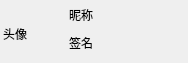
<?xml version="1.0" encoding="UTF-8"?>
<ui version="4.0">
 <class>EveryFriendWidget</class>
 <widget class="QWidget" name="EveryFriendWidget">
  <property name="geometry">
   <rect>
    <x>0</x>
    <y>0</y>
    <width>188</width>
    <height>63</height>
   </rect>
  </property>
  <property name="minimumSize">
   <size>
    <width>0</width>
    <height>44</height>
   </size>
  </property>
  <property name="windowTitle">
   <string>Form</string>
  </property>
  <widget class="QWidget" name="">
   <property name="geometry">
    <rect>
     <x>69</x>
     <y>3</y>
     <width>111</width>
     <height>51</height>
    </rect>
   </property>
   <layout class="QVBoxLayout" name="verticalLayout">
    <item>
     <widget class="QLabel" name="nickNameLabel">
      <property name="text">
       <string>昵称</string>
      </property>
     </widget>
    </item>
    <item>
     <widget class="QLabel" name="remarkLlabel">
      <property name="text">
       <string>签名</string>
      </property>
     </widget>
    </item>
   </layout>
  </widget>
  <widget class="QLabel" name="headImgLabel">
   <property name="geometry">
    <rect>
     <x>3</x>
     <y>3</y>
     <width>60</width>
     <height>61</height>
    </rect>
   </property>
   <property name="minimumSize">
    <size>
     <width>60</width>
     <height>0</height>
    </size>
   </property>
   <property name="maximumSize">
    <size>
     <width>60</width>
     <height>16777215</height>
    </size>
   </property>
   <property name="text">
    <string>头像</string>
   </property>
  </widget>
 </widget>
 <resources/>
 <connections/>
</ui>
